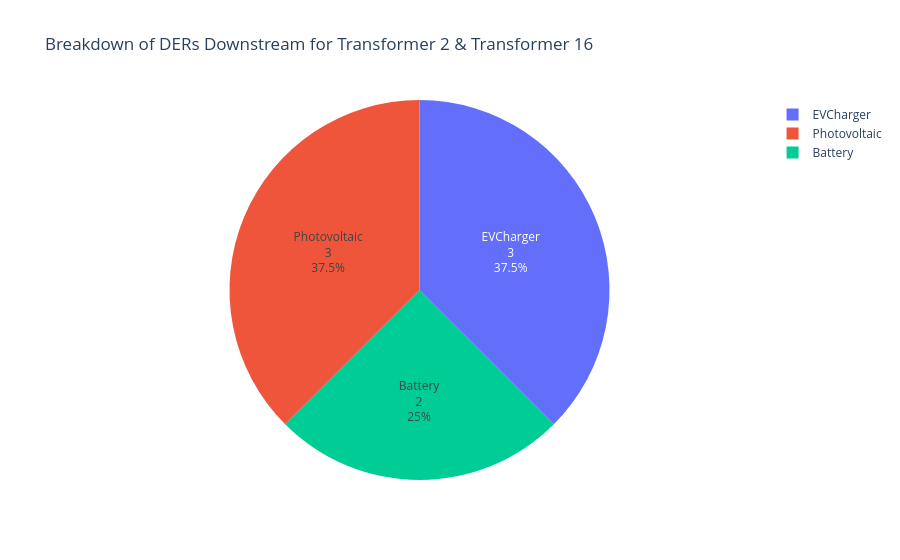

The notebook cell this image was saved under:
### Markdown cell above
#### Visualization
Pie chart of DER counts. If a given DER is downstream of multiple transformers (e.g. because one transformer is downstream of another), the DER is counted only once.

### Code cell
# Pie chart of DER counts.
plot_count_pie(df, grid_element_ids)

### Figure 1 — Plotly figure (JSON) as saved in the notebook; plotly's stock layout.template omitted (floating-point values rounded to 4 significant figures)
{"data": [{"domain": {"x": [0.0, 1.0], "y": [0.0, 1.0]}, "hovertemplate": "DER Type=%{label}<extra></extra>", "labels": ["EVCharger", "Battery", "Battery", "EVCharger", "EVCharger", "Photovoltaic", "Photovoltaic", "Photovoltaic"], "legendgroup": "", "name": "", "showlegend": true, "textinfo": "percent+label+value", "textposition": "inside", "type": "pie"}], "layout": {"legend": {"tracegroupgap": 0}, "title": {"text": "Breakdown of DERs Downstream for Transformer 2 & Transformer 16"}}}
